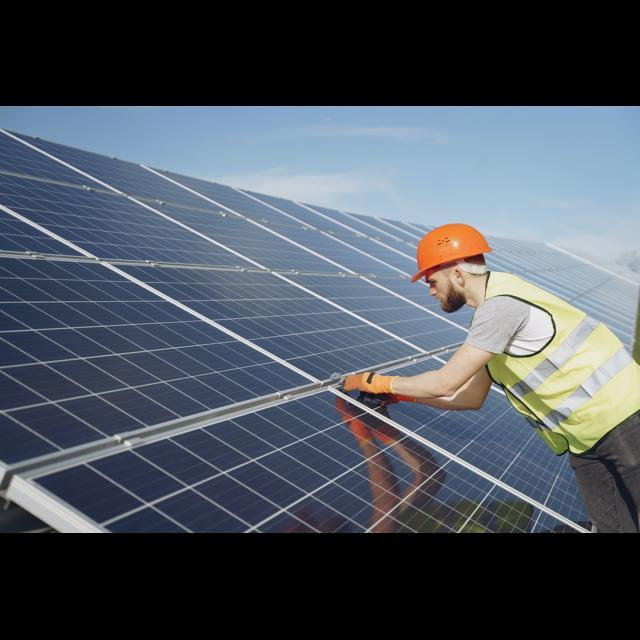
#> input picture ppe_k3_case2/images/test/image1.jpeg, 640 x 640 px
$ python -i ppe_k3_monitoring.py   (imports and definitions only)
#> lines starting #> are read from the running program, lines starting #| are printed output that depends on the picture
#> further down, picture is the input picture: shape (640, 640, 3); mean B, G, R 93.4, 83.8, 76.2
from __future__ import annotations

import argparse
import base64
import csv
import json
import math
import os
import time
from collections import defaultdict
from dataclasses import dataclass, field
from datetime import datetime
from pathlib import Path
from typing import Dict, List, Optional, Tuple

import cv2
import numpy as np
import pandas as pd
import requests
from ultralytics import YOLO


# ============================================================
# CASE 2 - K3 PPE COMPLIANCE MONITORING USING COMPUTER VISION
# ------------------------------------------------------------
# Fitur yang dicakup:
# 1) Deteksi pekerja dari CCTV/video/webcam
# 2) Identifikasi PPE: helmet, vest, gloves, safety_shoes, goggles
# 3) Penilaian kepatuhan sesuai policy/standar per zona industri
# 4) Notifikasi pelanggaran real-time (overlay, log, optional webhook)
# 5) Pembuatan laporan otomatis (CSV, XLSX, HTML, evidences)
# 6) Preprocessing untuk low light / debu / smoke ringan
# 7) Tracking untuk mengurangi notifikasi berulang
#
# Catatan penting:
# - Agar seluruh PPE bisa terdeteksi, Anda tetap membutuhkan MODEL PPE
#   hasil training custom dengan class yang sesuai.
# - Script ini siap dipakai untuk training + inference + reporting.
# - Jika Anda memakai model umum COCO (mis. yolo11n.pt), biasanya hanya
#   class 'person' yang tersedia. Maka sistem tetap jalan untuk deteksi
#   pekerja, tetapi penilaian PPE penuh baru optimal setelah custom training.
# ============================================================


def now_str() -> str:
    return datetime.now().strftime("%Y-%m-%d %H:%M:%S")


def ensure_dir(path: Path) -> None:
    path.mkdir(parents=True, exist_ok=True)


def safe_float(x: float, digits: int = 4) -> float:
    return float(round(float(x), digits))


# [16 lines left out: functions beep_windows, apply_gamma, not called in this run]


def apply_clahe_bgr(frame: np.ndarray, clip_limit: float = 2.0, tile_grid_size: int = 8) -> np.ndarray:
#> called with clip_limit = 2, tile_grid_size = 8
    lab = cv2.cvtColor(frame, cv2.COLOR_BGR2LAB)
#> lab: shape (640, 640, 3); mean of channels 0, 1, 2 87.7, 128, 121.8
    l, a, b = cv2.split(lab)
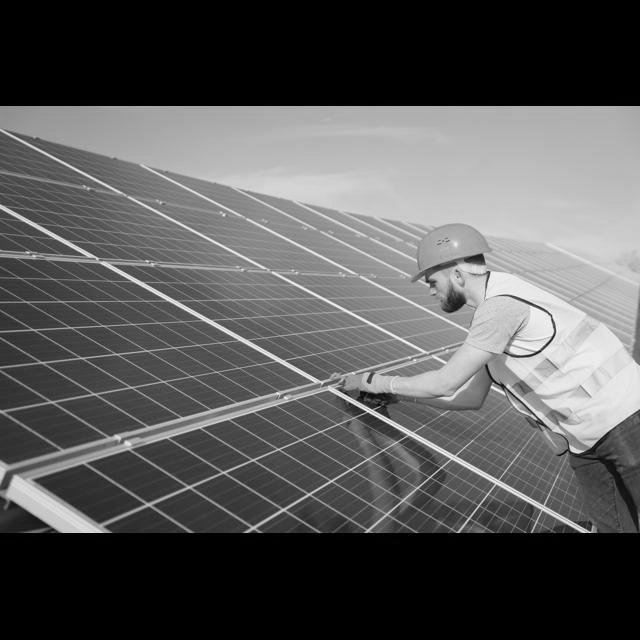
#> l: shape (640, 640); min 0, max 255, mean 87.7
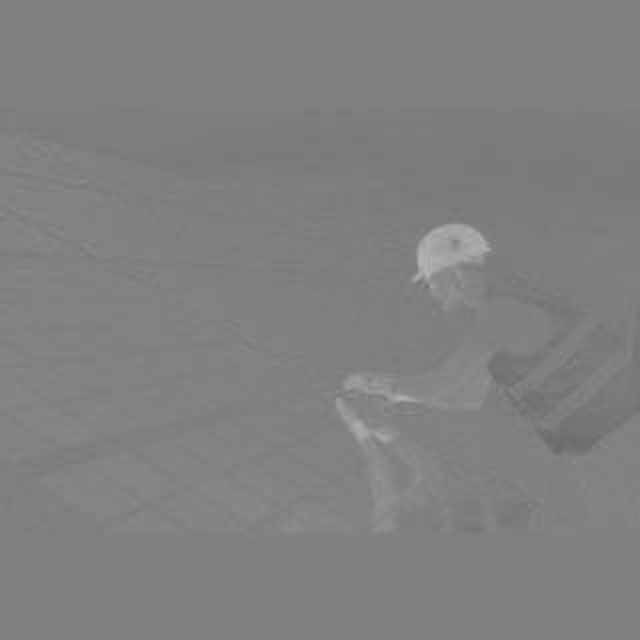
#> a: shape (640, 640); min 105, max 180, mean 128
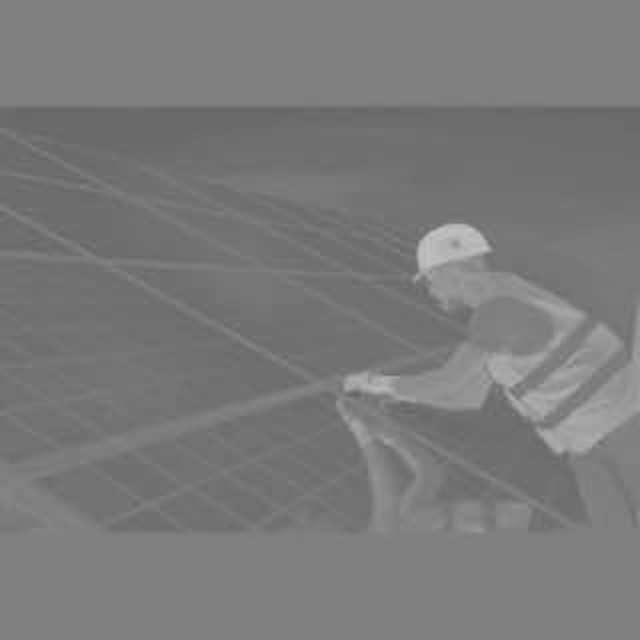
#> b: shape (640, 640); min 100, max 196, mean 121.8
    clahe = cv2.createCLAHE(clipLimit=clip_limit, tileGridSize=(tile_grid_size, tile_grid_size))
    l2 = clahe.apply(l)
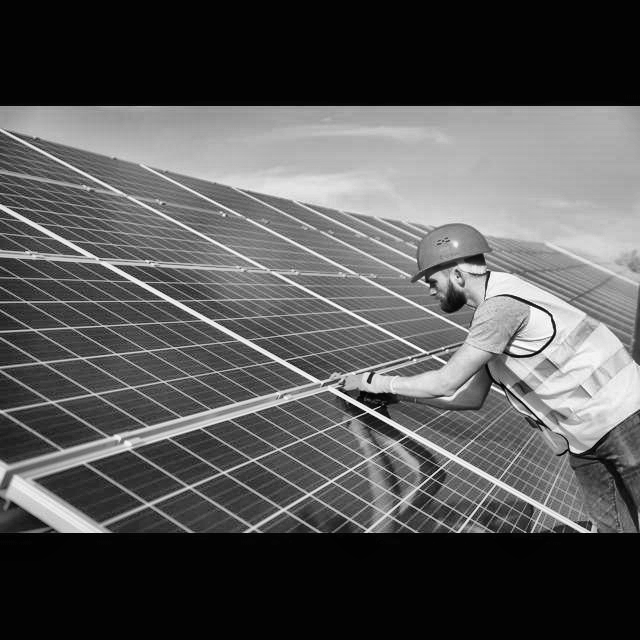
#> l2: shape (640, 640); min 1, max 255, mean 87.4
    merged = cv2.merge((l2, a, b))
#> merged: shape (640, 640, 3); mean of channels 0, 1, 2 87.4, 128, 121.8
    return cv2.cvtColor(merged, cv2.COLOR_LAB2BGR)
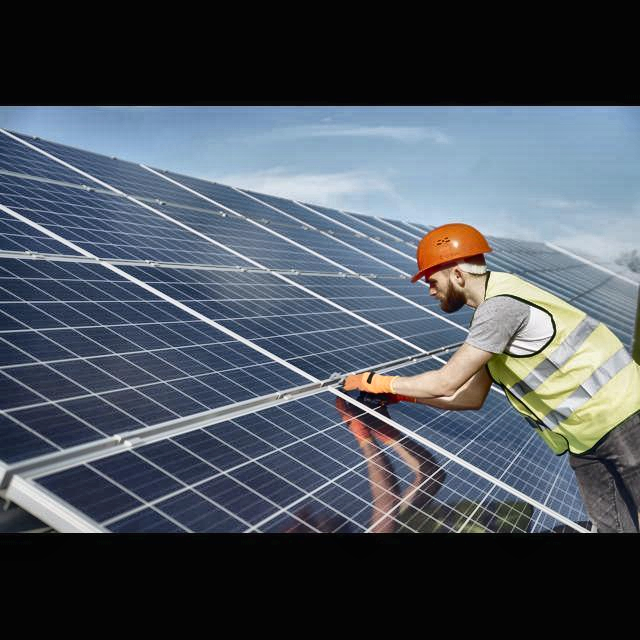
#> returned value: shape (640, 640, 3); mean B, G, R 93.6, 84.1, 76.3


# [18 lines left out: functions simple_dehaze_like, preprocess_frame, not called in this run]


# ------------------------------------------------------------
# Data structures
# ------------------------------------------------------------
@dataclass
class Detection:
    class_name: str
    confidence: float
    bbox: Tuple[int, int, int, int]
    track_id: Optional[int] = None

    # [9 lines left out: functions center, area, not called in this run]


@dataclass
class PersonState:
    track_id: int
    first_seen_at: str
    last_seen_at: str
    frame_last_seen: int
    violations_consecutive: Dict[str, int] = field(default_factory=lambda: defaultdict(int))
    notifications_sent: Dict[str, int] = field(default_factory=lambda: defaultdict(int))
    last_bbox: Tuple[int, int, int, int] = (0, 0, 0, 0)
    last_compliance: str = "UNKNOWN"


# ------------------------------------------------------------
# Class aliasing agar lebih fleksibel terhadap nama class dataset
# ------------------------------------------------------------
ALIASES = {
    "person": {"person", "worker", "human", "operator", "employee"},
    "helmet": {"helmet", "hardhat", "hard_hat", "safety_helmet"},
    "vest": {"vest", "safety_vest", "reflective_vest", "hi_vis_vest", "jacket"},
    "gloves": {"gloves", "glove", "hand_gloves", "safety_gloves"},
    "safety_shoes": {"safety_shoes", "safety_shoe", "shoes", "shoe", "boots", "boot"},
    "goggles": {"goggles", "goggle", "safety_goggles", "glasses", "eyewear"},
}


# [56 lines left out: functions canonical_class_name, clamp_bbox, point_in_box, box_intersection, intersection_over_area, load_policy, not called in this run]


# ------------------------------------------------------------
# Reporting and notification
# ------------------------------------------------------------
class Reporter:
    # [122 lines left out: functions __init__, save_event, save_evidence, finalize_summary, not called in this run]


class Notifier:
    # [5 lines left out: function __init__, not called in this run]

    def can_send(self, key: str) -> bool:
        last = self.last_sent_at.get(key, 0.0)
        return (time.time() - last) >= self.cooldown_seconds

    def mark_sent(self, key: str) -> None:
        self.last_sent_at[key] = time.time()

    # [31 lines left out: function notify, not called in this run]


# ------------------------------------------------------------
# Main engine
# ------------------------------------------------------------
class PPEComplianceMonitor:
    # [471 lines left out: functions __init__, _extract_detections, _is_valid_ppe_for_person, _assign_ppe_to_persons, _person_state, _cleanup_old_states and 6 more, not called in this run]


# [2 lines not run here, left out]

>>> import cv2
>>> picture = cv2.imread('images/test/image1.jpeg')
>>> result = apply_clahe_bgr(picture)

$ run again, on ppe_k3_case2/images/test/image122.jpeg
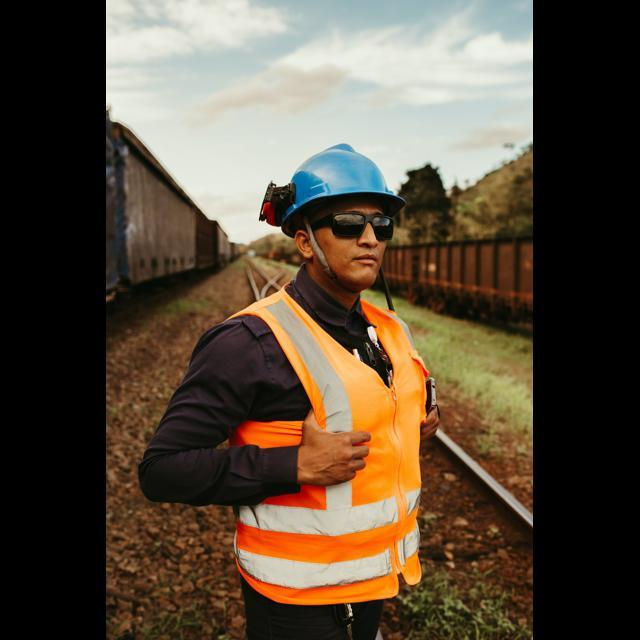
#> input picture ppe_k3_case2/images/test/image122.jpeg, 640 x 640 px
#> picture is the input picture: shape (640, 640, 3); mean B, G, R 60.3, 76.4, 89.9
#> lab: shape (640, 640, 3); mean of channels 0, 1, 2 82.3, 132, 139
#> in apply_clahe_bgr, `l, a, b = cv2.split(lab)`:
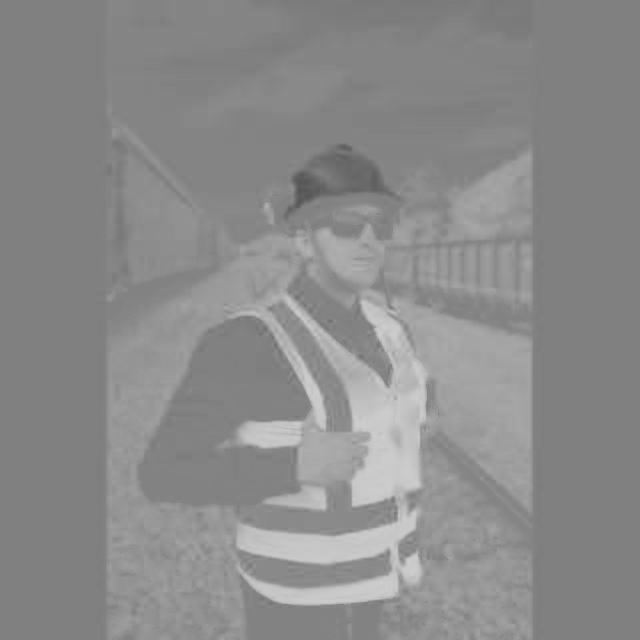
#> b: shape (640, 640); min 85, max 206, mean 139
#> merged: shape (640, 640, 3); mean of channels 0, 1, 2 90.6, 132, 139
#> in apply_clahe_bgr, `return cv2.cvtColor(merged, cv2.COLOR_LAB2BGR)`:
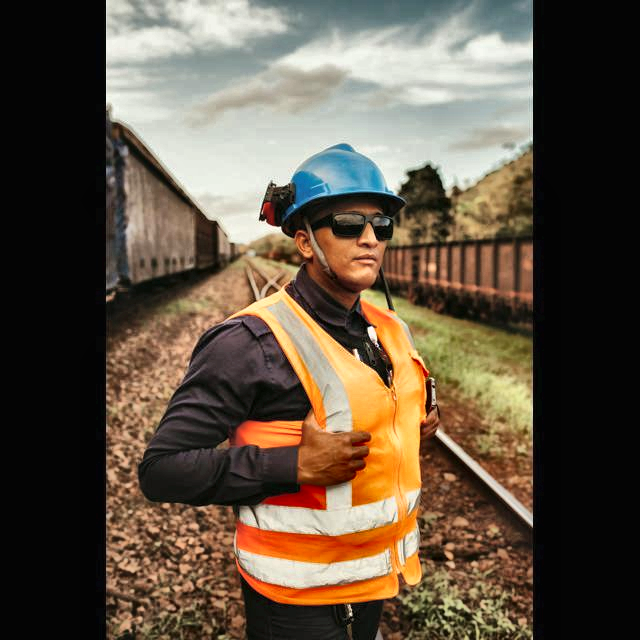
#> returned value: shape (640, 640, 3); mean B, G, R 68.3, 84.4, 98

$ run again, on ppe_k3_case2/images/test/image70.jpeg
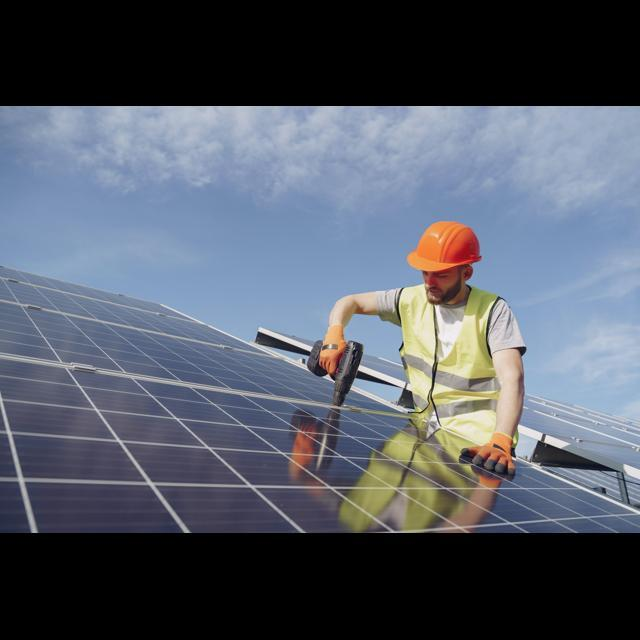
#> input picture ppe_k3_case2/images/test/image70.jpeg, 640 x 640 px
#> picture is the input picture: shape (640, 640, 3); mean B, G, R 103.7, 91.5, 84.9
#> lab: shape (640, 640, 3); mean of channels 0, 1, 2 96.4, 128.9, 120.9
#> in apply_clahe_bgr, `l, a, b = cv2.split(lab)`:
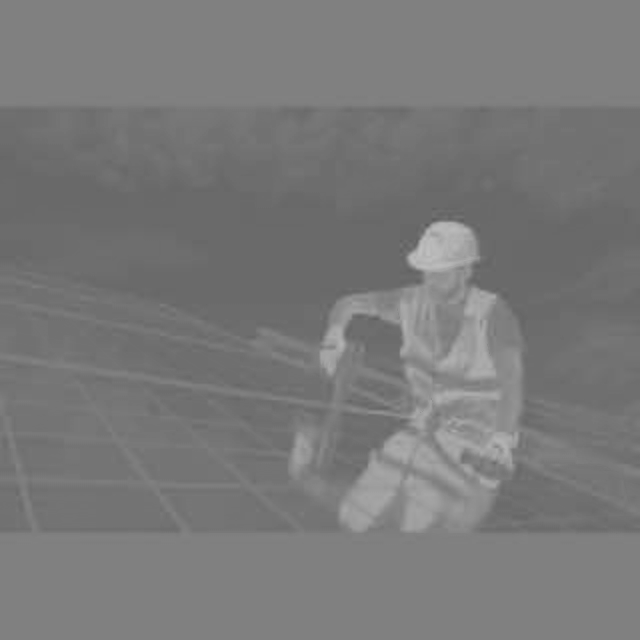
#> b: shape (640, 640); min 91, max 191, mean 120.9
#> merged: shape (640, 640, 3); mean of channels 0, 1, 2 93.2, 128.9, 120.9
#> in apply_clahe_bgr, `return cv2.cvtColor(merged, cv2.COLOR_LAB2BGR)`:
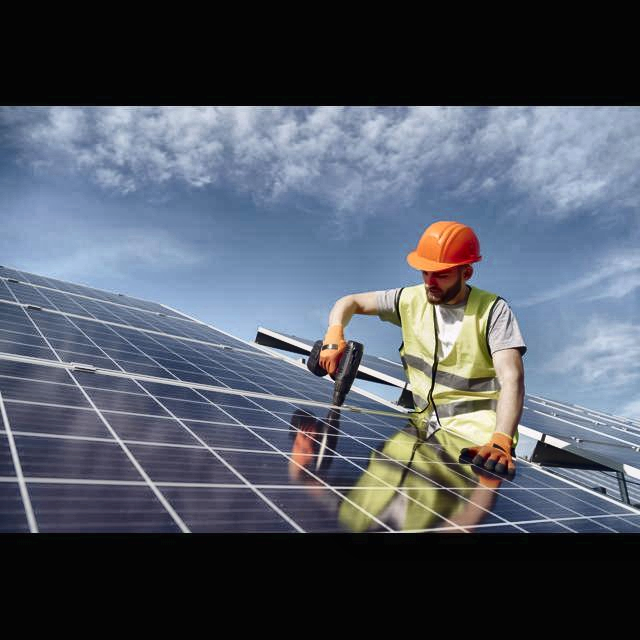
#> returned value: shape (640, 640, 3); mean B, G, R 100.9, 88.9, 82.2
